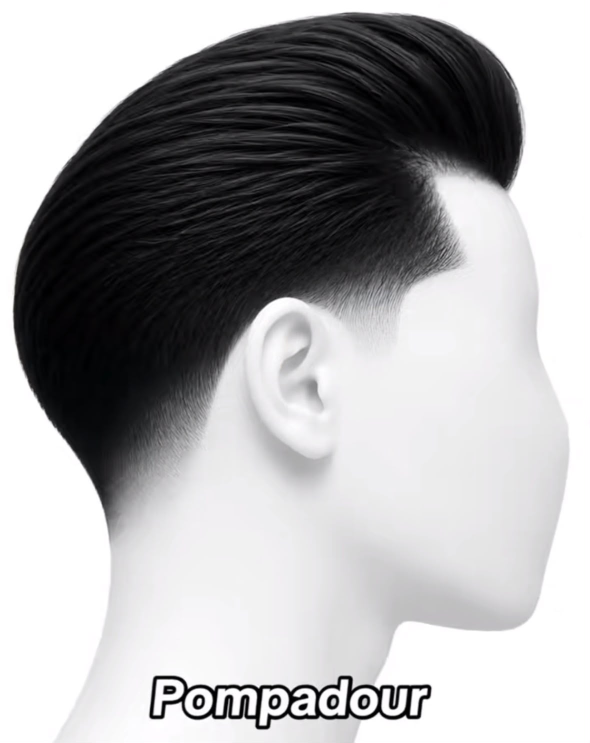
#> input picture img_utils/HairStyles/AmericanFade/AmericanFade-1.jpeg, 1179 x 1485 px (shown at 1/2 size); its folder holds only this picture in this run
$ python process-hairstyles.py
#> lines starting #> are read from the running program, lines starting #| are printed output that depends on the picture
# Normalizes img_utils/HairStyles/* into public/hairstyles/*: cuts off the
# title baked into each image (the app renders names itself), trims flat white
# borders, converts to grayscale (kills the yellow backgrounds), crops to 4:5.
# Re-run after adding images: python3 scripts/process-hairstyles.py
from pathlib import Path
from PIL import Image, ImageOps

SRC = Path("img_utils/HairStyles")
OUT = Path("public/hairstyles")

# Fraction of the height where each baked-in title starts (measured by eye);
# everything below is dropped. New images default to 0.75.
LABEL_TOP = {
    "AmericanFade-1": 0.86, "AmericanFade-2": 0.80, "AmericanFade-3": 0.86, "AmericanFade-4": 0.70, "AmericanFade-5": 0.77,
    "BuzzCut-1": 0.88, "BuzzCut-2": 0.87, "BuzzCut-3": 0.80, "BuzzCut-4": 0.67,
    "Mullet-1": 0.83, "Mullet-2": 0.81, "Mullet-3": 0.88, "Mullet-4": 0.89, "Mullet-5": 0.88, "Mullet-6": 0.89, "Mullet-7": 0.88,
    "OldSchool-1": 0.81, "OldSchool-2": 0.79, "OldSchool-3": 0.79, "OldSchool-4": 0.79,
    "RazorFade-1": 0.90, "RazorFade-2": 0.90, "RazorFade-3": 0.87, "RazorFade-4": 0.71, "RazorFade-5": 0.77, "RazorFade-6": 0.73,
}

# Dark gradient band along the top edge of a few images.
TOP_CUT = {"AmericanFade-4": 0.09}


def trim_white_borders(im):
    # Only trims a side whose content edge is colored/gray (a pasted border);
    # on white-background images the content edge is itself white, kept as-is.
    g = im.convert("L")
    box = g.point(lambda p: 255 if p < 248 else 0).getbbox()
    if not box:
        return im
    l, t, r, b = box
    w, h = im.size
    mean = lambda region: sum(g.crop(region).getdata()) / max(1, (region[2] - region[0]) * (region[3] - region[1]))
    keep = [
        l if mean((l, t, l + 3, b)) < 235 else 0,
        t if mean((l, t, r, t + 3)) < 235 else 0,
        r if mean((r - 3, t, r, b)) < 235 else w,
        b if mean((l, b - 3, r, b)) < 235 else h,
    ]
    return im.crop(keep)


for src in sorted(SRC.glob("*/*.jpeg")):
    im = Image.open(src).convert("RGB")
#> im is the input picture: PIL image 1179x1485 RGB; mean R, G, B 170.4, 170.1, 171.4
    im = im.crop((0, int(im.height * TOP_CUT.get(src.stem, 0)), im.width, int(im.height * LABEL_TOP.get(src.stem, 0.75))))
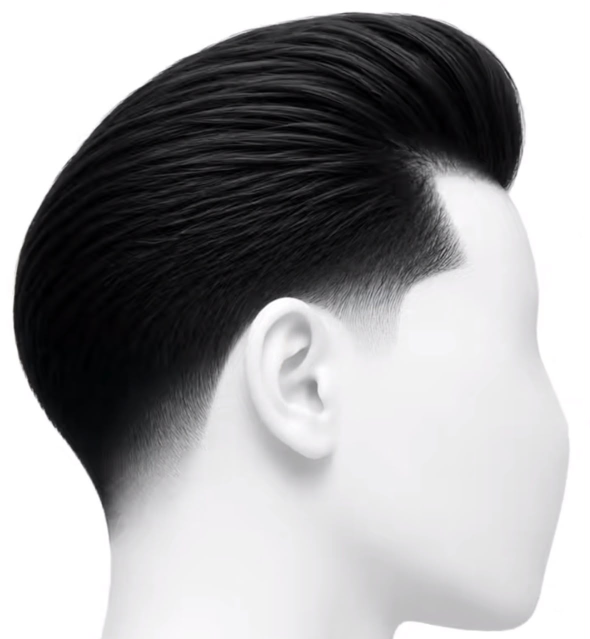
#> im: PIL image 1179x1277 RGB (shown at 1/2 size); mean R, G, B 160.7, 160.4, 161.8
    im = trim_white_borders(im)
#> in trim_white_borders, `box = g.point(lambda p: 255 if p < 248 else 0).getbbox()`: box = (24, 22, 1141, 1277)
#> in trim_white_borders, `l, t, r, b = box`: l = 24; t = 22; r = 1141; b = 1277
#> in trim_white_borders, `keep = [ l if mean((l, t, l + 3, b)) < 235 else 0, t if mean((l, t, r,..`: keep = [0, 0, 1179, 1277]
    im = ImageOps.autocontrast(ImageOps.grayscale(im), cutoff=1)
#> im: PIL image 1179x1277 L
    # 4:5, anchored to the top so the haircut stays in frame.
    im = ImageOps.fit(im, (800, 1000), centering=(0.5, 0.0))
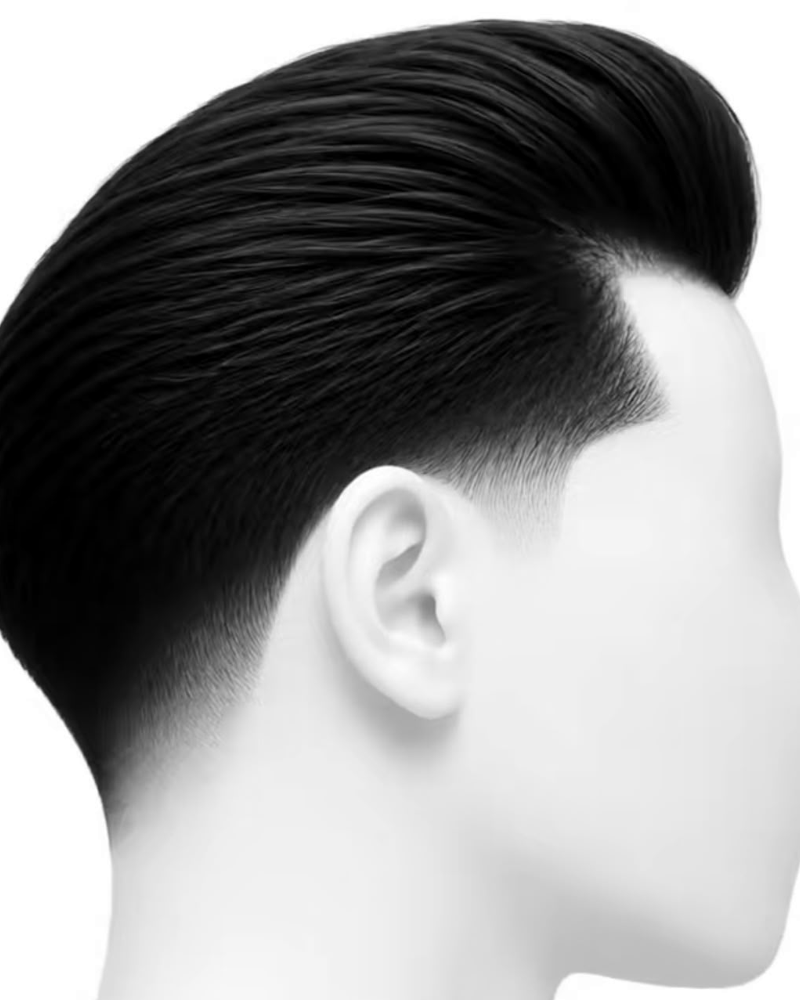
#> im: PIL image 800x1000 L; min 0, max 255, mean 147.1
    dest = OUT / src.parent.name / f"{src.stem.split('-')[-1]}.webp"
    dest.parent.mkdir(parents=True, exist_ok=True)
    im.save(dest, "WEBP", quality=78)
#> (the run stopped early here; a loop or call above may not have finished)

$ run again, on img_utils/HairStyles/BuzzCut/BuzzCut-1.jpeg
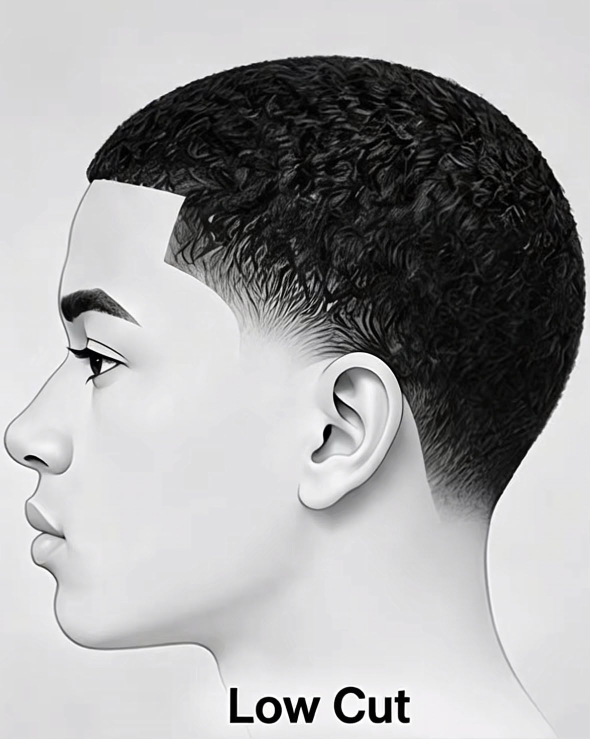
#> input picture img_utils/HairStyles/BuzzCut/BuzzCut-1.jpeg, 1179 x 1478 px (shown at 1/2 size)
#> im is the input picture: PIL image 1179x1478 RGB; mean R, G, B 163.2, 163.1, 163.7
#> `im = im.crop((0, int(im.height * TOP_CUT.get(src.stem, 0)), im.width, ..`:
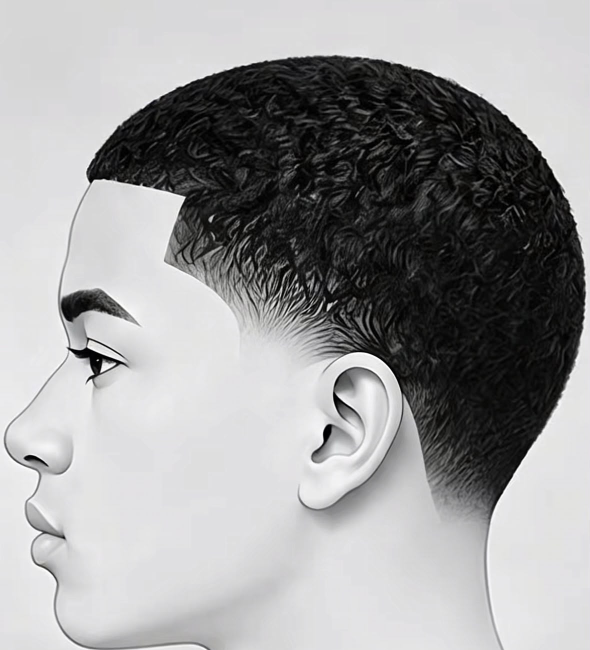
#> im: PIL image 1179x1300 RGB (shown at 1/2 size); mean R, G, B 155.9, 155.8, 156.3
#> box = (0, 0, 1179, 1300)
#> l = 0; r = 1179; b = 1300
#> keep = [0, 0, 1179, 1300]
#> `im = ImageOps.fit(im, (800, 1000), centering=(0.5, 0.0))`:
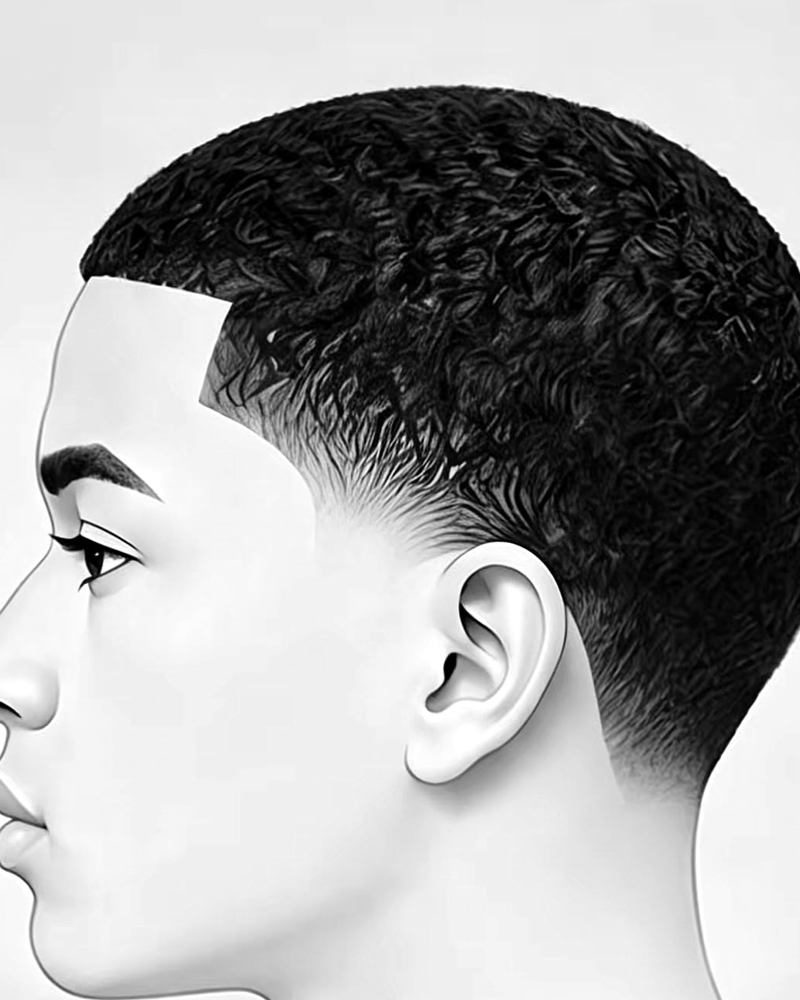
#> im: PIL image 800x1000 L; min 0, max 255, mean 158.9

$ run again, on img_utils/HairStyles/AmericanFade/AmericanFade-2.jpeg
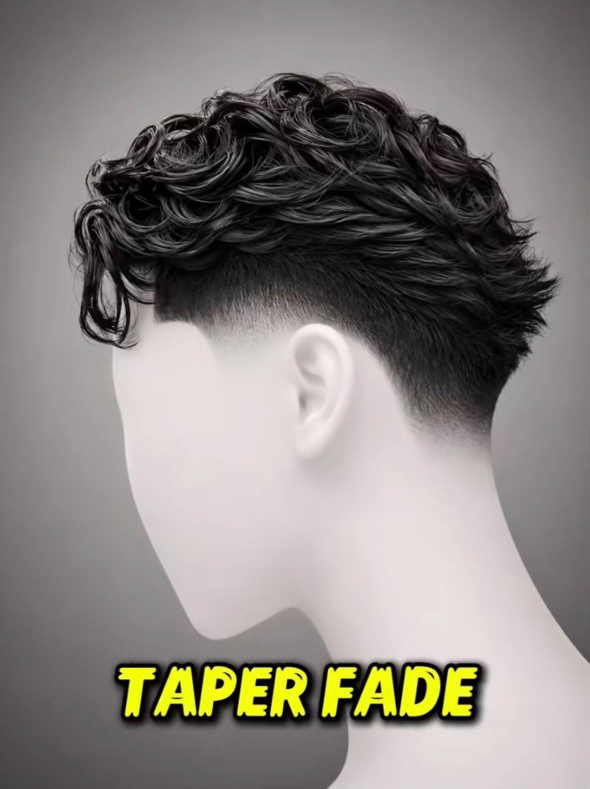
#> input picture img_utils/HairStyles/AmericanFade/AmericanFade-2.jpeg, 1179 x 1577 px (shown at 1/2 size)
#> im is the input picture: PIL image 1179x1577 RGB; mean R, G, B 136, 131.2, 126.6
#> `im = im.crop((0, int(im.height * TOP_CUT.get(src.stem, 0)), im.width, ..`:
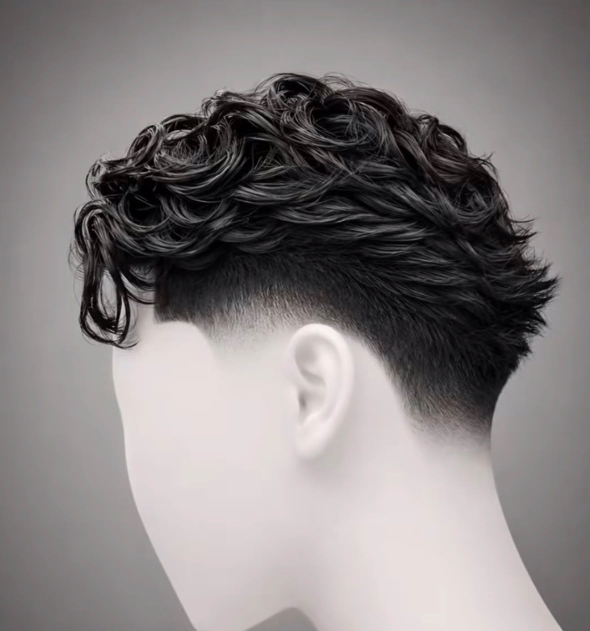
#> im: PIL image 1179x1261 RGB (shown at 1/2 size); mean R, G, B 133.4, 128.4, 128.8
#> box = (0, 0, 1179, 1261)
#> l = 0; r = 1179; b = 1261
#> keep = [0, 0, 1179, 1261]
#> `im = ImageOps.fit(im, (800, 1000), centering=(0.5, 0.0))`:
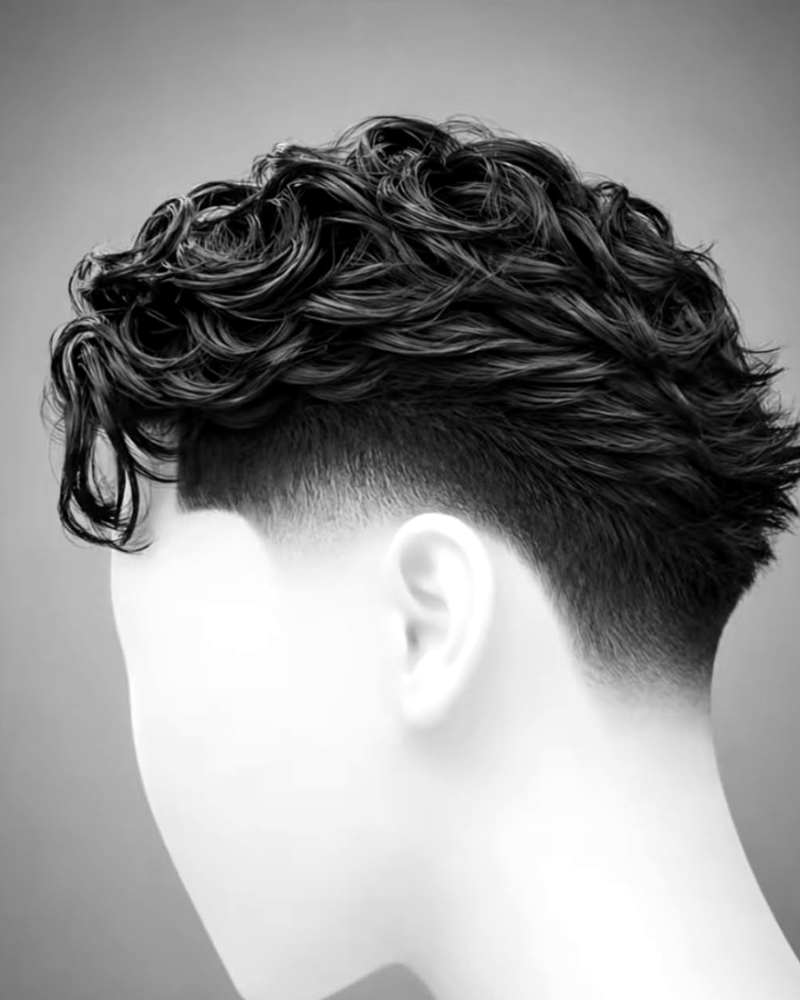
#> im: PIL image 800x1000 L; min 0, max 255, mean 145.7
